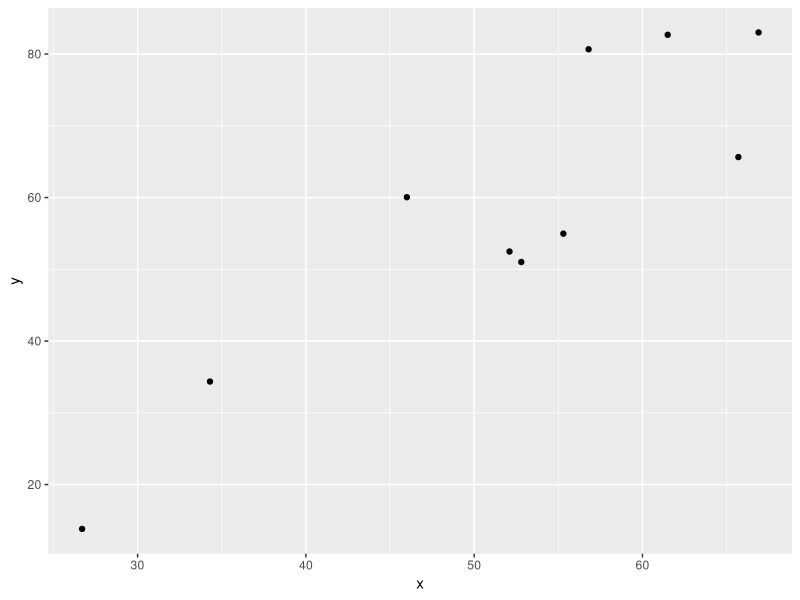
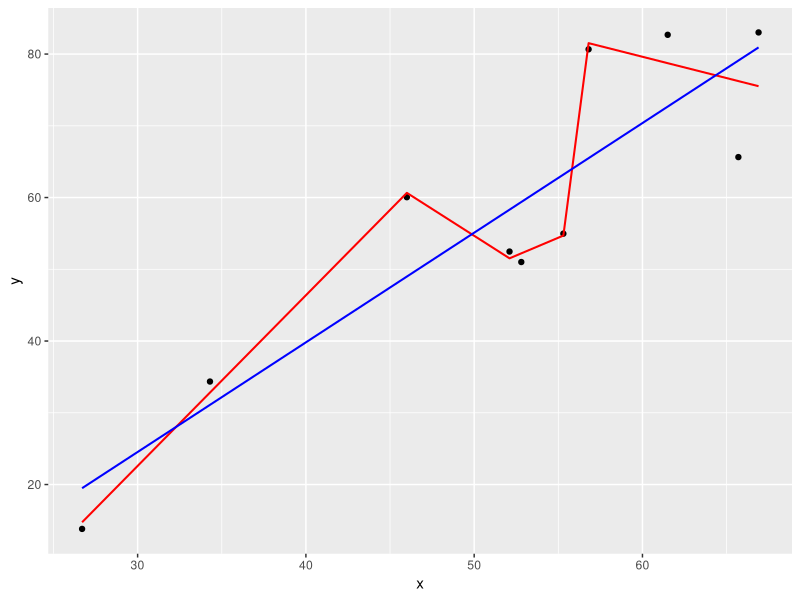
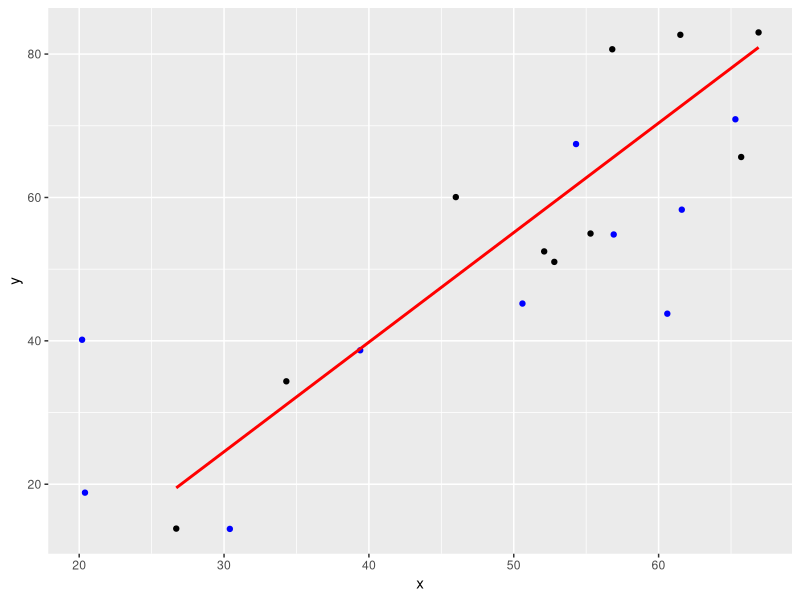

The R source for these figures, in order:
## ---- chunk 1
library(tidyverse)
n <- 10
beta <- 1
set.seed(42)
x <- round(20 + runif(n)*50, digits = 1)
y <- 1 + beta*x + rnorm(n)*10

df <- data.frame(x = x, y = y) %>% 
  mutate(d = case_when(x < 50 ~ 0,
                       x < 56 ~ 1, 
                       TRUE ~2) %>% as_factor())


g1 <- ggplot(df, aes(x = x, y = y)) +
  geom_point() 
g1


## ---- chunk 2

est1 <- lm(y ~ x + x*d, data = df)
est2 <- lm(y ~ x, data = df)

df_p1 <- df %>% 
  mutate(pred = predict(est1))  %>% 
  mutate(res_pred = y - pred, 
         res_y = y - mean(y))

df_p1 %>% 
  summarise(res_pred = sum(res_pred^2), 
            res_y = sum(res_y^2)) %>% 
  mutate(1 - res_pred/res_y)

ggplot(df, aes(x = x, y = y)) +
  geom_point(col = "black") +
  geom_line(data = df_p1, aes(y = pred), col = "red", linewidth = .7) +
  stat_smooth(method='lm', formula = y ~ x, se = F, col = "blue", linewidth = .7)
## ---- chunk 3
summary(est1)$r.squared
summary(est2)$r.squared


## ---- chunk 4
x <- round(20 + runif(n)*50, digits = 1)
y <- 1 + beta*x + rnorm(n)*10
df2 <- data.frame(x = x, y = y)
  
g1 +
  geom_point(data = df2, col = "blue") +
  geom_smooth(method = lm, se = F, col = "red")
